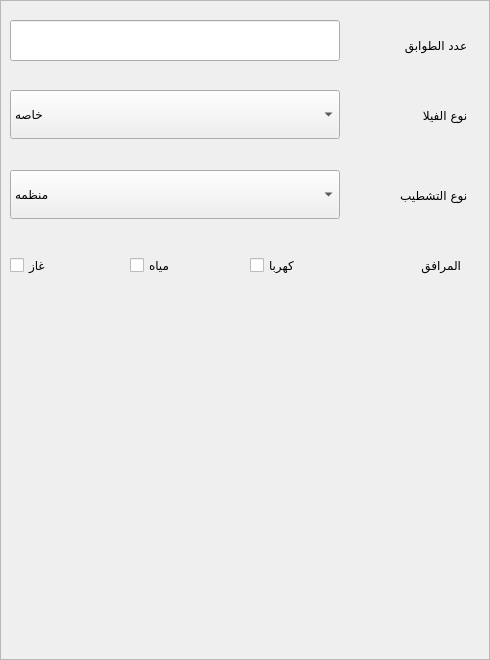
    <widget class="QFrame" name="Frame_Search_Villa">
     <property name="geometry">
      <rect>
       <x>0</x>
       <y>0</y>
       <width>490</width>
       <height>660</height>
      </rect>
     </property>
     <property name="frameShape">
      <enum>QFrame::StyledPanel</enum>
     </property>
     <property name="frameShadow">
      <enum>QFrame::Raised</enum>
     </property>
     <widget class="QLabel" name="label_829">
      <property name="geometry">
       <rect>
        <x>350</x>
        <y>100</y>
        <width>121</width>
        <height>31</height>
       </rect>
      </property>
      <property name="font">
       <font>
        <family>simplified arabic</family>
       </font>
      </property>
      <property name="text">
       <string> نوع الفيلا</string>
      </property>
     </widget>
     <widget class="QLabel" name="label_831">
      <property name="geometry">
       <rect>
        <x>350</x>
        <y>30</y>
        <width>121</width>
        <height>31</height>
       </rect>
      </property>
      <property name="font">
       <font>
        <family>simplified arabic</family>
       </font>
      </property>
      <property name="text">
       <string> عدد الطوابق</string>
      </property>
     </widget>
     <widget class="QComboBox" name="comboBox_179">
      <property name="geometry">
       <rect>
        <x>10</x>
        <y>90</y>
        <width>330</width>
        <height>49</height>
       </rect>
      </property>
      <item>
       <property name="text">
        <string>خاصه</string>
       </property>
      </item>
      <item>
       <property name="text">
        <string>عاديه</string>
       </property>
      </item>
      <item>
       <property name="text">
        <string>حمام سباحه</string>
       </property>
      </item>
     </widget>
     <widget class="QLabel" name="label_830">
      <property name="geometry">
       <rect>
        <x>360</x>
        <y>250</y>
        <width>101</width>
        <height>31</height>
       </rect>
      </property>
      <property name="font">
       <font>
        <family>simplified arabic</family>
       </font>
      </property>
      <property name="text">
       <string>المرافق</string>
      </property>
     </widget>
     <widget class="QCheckBox" name="checkBox_166">
      <property name="geometry">
       <rect>
        <x>130</x>
        <y>250</y>
        <width>81</width>
        <height>30</height>
       </rect>
      </property>
      <property name="text">
       <string>مياه</string>
      </property>
     </widget>
     <widget class="QLineEdit" name="lineEdit_636">
      <property name="geometry">
       <rect>
        <x>10</x>
        <y>20</y>
        <width>330</width>
        <height>41</height>
       </rect>
      </property>
      <property name="font">
       <font>
        <family>simplified arabic</family>
       </font>
      </property>
     </widget>
     <widget class="QCheckBox" name="checkBox_168">
      <property name="geometry">
       <rect>
        <x>10</x>
        <y>250</y>
        <width>81</width>
        <height>30</height>
       </rect>
      </property>
      <property name="text">
       <string>غاز</string>
      </property>
     </widget>
     <widget class="QComboBox" name="comboBox_180">
      <property name="geometry">
       <rect>
        <x>10</x>
        <y>170</y>
        <width>330</width>
        <height>49</height>
       </rect>
      </property>
      <item>
       <property name="text">
        <string>منظمه</string>
       </property>
      </item>
      <item>
       <property name="text">
        <string>تحت التشطيب</string>
       </property>
      </item>
      <item>
       <property name="text">
        <string>طوب أحمر</string>
       </property>
      </item>
      <item>
       <property name="text">
        <string>هيكل خرصانى</string>
       </property>
      </item>
     </widget>
     <widget class="QLabel" name="label_832">
      <property name="geometry">
       <rect>
        <x>370</x>
        <y>180</y>
        <width>101</width>
        <height>31</height>
       </rect>
      </property>
      <property name="font">
       <font>
        <family>simplified arabic</family>
       </font>
      </property>
      <property name="text">
       <string> نوع التشطيب</string>
      </property>
     </widget>
     <widget class="QCheckBox" name="checkBox_167">
      <property name="geometry">
       <rect>
        <x>250</x>
        <y>250</y>
        <width>81</width>
        <height>30</height>
       </rect>
      </property>
      <property name="text">
       <string>كهربا</string>
      </property>
     </widget>
    </widget>
